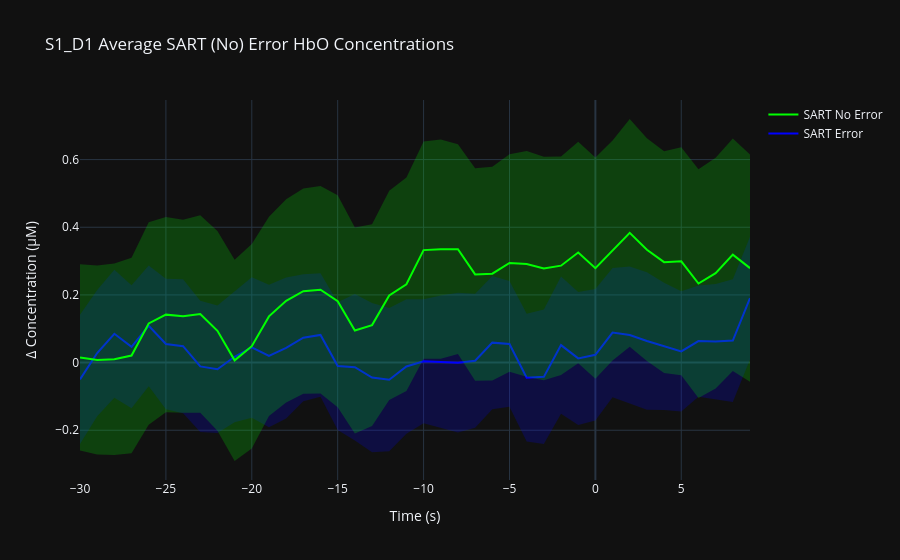
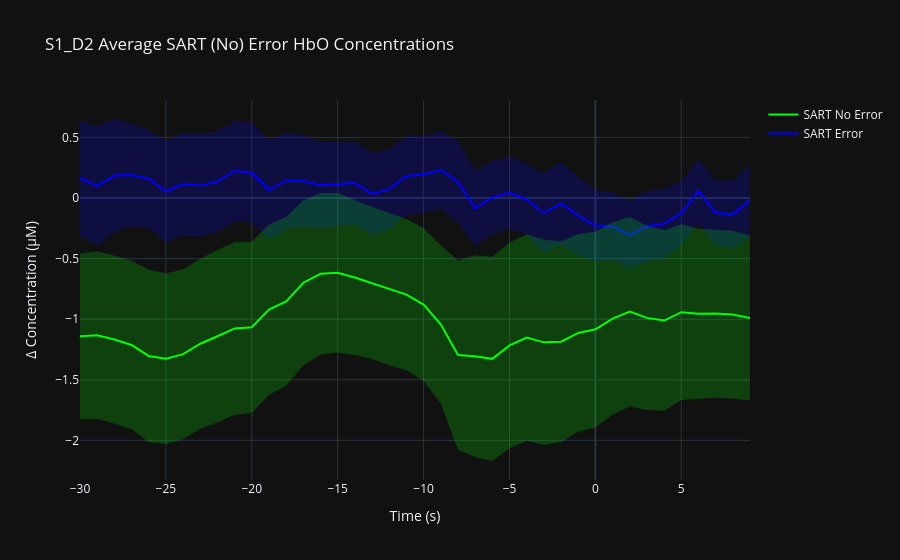
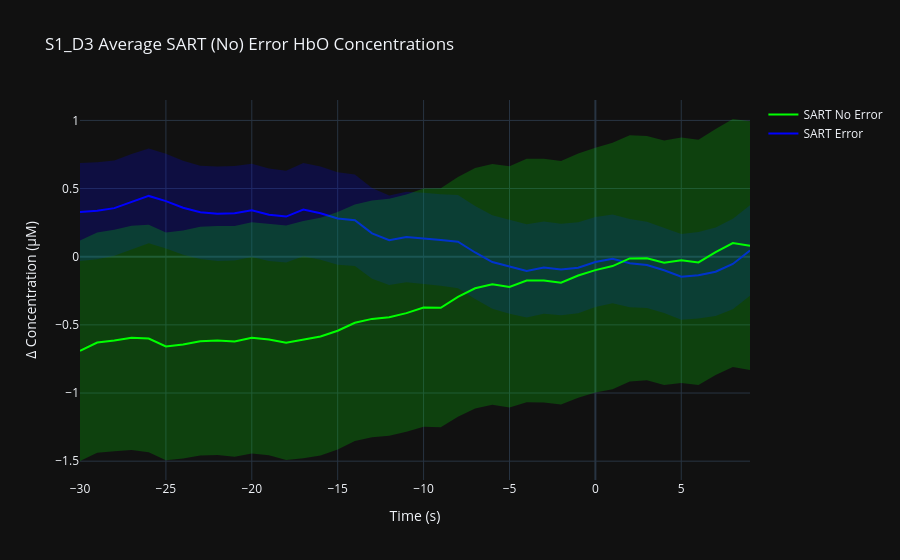
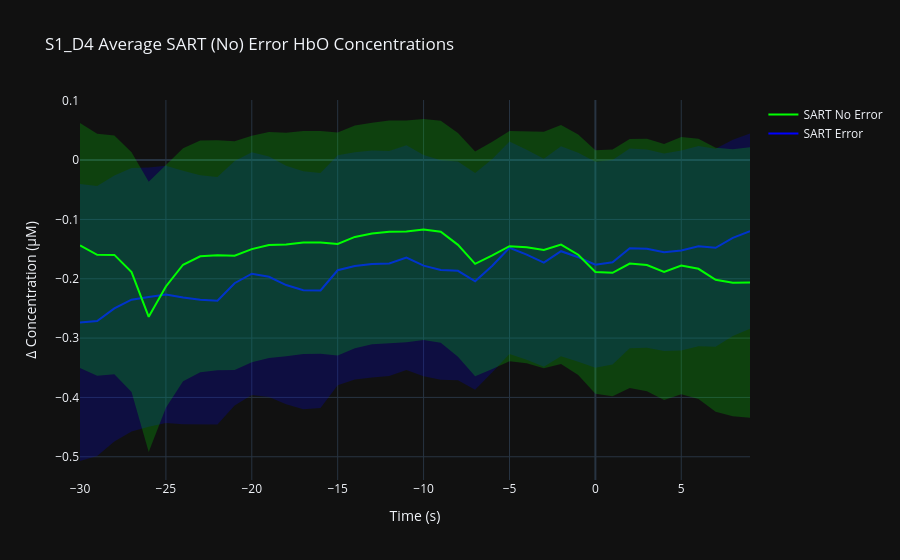

The notebook cell these images were saved under, in order:
### Markdown cell above
# Average SART (No) Error Epoch

Displays the average SART (No) Error epoch across the entire dataset ranging from -30s to 10s for each channel.

### Code cell
# Generate a set of time values in the epoch range to display
time = np.arange(-30, 10)

# Collect all SART (No) error epochs into two separate lists
no_error_epochs, error_epochs = utils.collect_epochs(datasets, range(-30, 10))

# Compute the average and sem of each SART (No) Error cell
error_group = pd.concat(error_epochs).groupby(level=0)
avg_sart_errors = error_group.mean().dropna()
sem_sart_errors = error_group.sem().dropna()

no_error_group = pd.concat(no_error_epochs).groupby(level=0)
avg_sart_no_errors = no_error_group.mean().dropna()
sem_sart_no_errors = no_error_group.sem().dropna()

for i, name in enumerate(MAPPINGS.keys()):
    fig = go.Figure()

    # Calculate the error mean and uncertainty
    error_mean = avg_sart_errors[f"{name} hbo"]
    error_sem = sem_sart_errors[f"{name} hbo"]

    upper_error = error_mean + error_sem
    lower_error = error_mean - error_sem

    # Display the error mean line
    fig.add_trace(go.Scatter(
        x=time,
        y=error_mean,
        mode='lines',
        name='SART Error',
        line=dict(color='rgb(0, 0, 255)'),
        hovertemplate='Time: %{x:.2f} s<br>Δ[HbO]: %{y:.4f} μM'
    ))

    # Display the error sem area
    fig.add_trace(go.Scatter(
        x=time,
        y=lower_error,
        mode='lines',
        showlegend=False,
        line=dict(color="rgba(0,0,0,0)"),
        hovertemplate='Time: %{x:.2f} s<br>Δ[HbO]: %{y:.4f} μM'
    ))
    fig.add_trace(go.Scatter(
        x=time,
        y=upper_error,
        mode='lines',
        fill='tonexty',
        showlegend=False,
        line=dict(color="rgba(0,0,0,0)"),
        fillcolor='rgba(0, 0, 255, 0.2)',
        hovertemplate='Time: %{x:.2f} s<br>Δ[HbO]: %{y:.4f} μM'
    ))

    # Calculate the no error mean and uncertainty
    no_error_mean = avg_sart_no_errors[f"{name} hbo"]
    no_error_sem = sem_sart_no_errors[f"{name} hbo"]

    upper_no_error = no_error_mean + no_error_sem
    lower_no_error = no_error_mean - no_error_sem

    # Display the no error mean line
    fig.add_trace(go.Scatter(
        x=time,
        y=no_error_mean,
        mode='lines',
        name='SART No Error',
        line=dict(color='rgb(0, 255, 0)'),
        hovertemplate='Time: %{x:.2f} s<br>Δ[HbO]: %{y:.4f} μM'
    ))

    # Display the no error sem area
    fig.add_trace(go.Scatter(
        x=time,
        y=lower_no_error,
        mode='lines',
        showlegend=False,
        line=dict(color="rgba(0,0,0,0)"),
        hovertemplate='Time: %{x:.2f} s<br>Δ[HbO]: %{y:.4f} μM'
    ))
    fig.add_trace(go.Scatter(
        x=time,
        y=upper_no_error,
        mode='lines',
        fill='tonexty',
        showlegend=False,
        line=dict(color="rgba(0,0,0,0)"),
        fillcolor='rgba(0, 255, 0, 0.2)',
        hovertemplate='Time: %{x:.2f} s<br>Δ[HbO]: %{y:.4f} μM'
    ))

    # Add title and metadata to plot
    fig.update_layout(
        title=f'{name.upper()} Average SART (No) Error HbO Concentrations',
        xaxis_title='Time (s)',
        yaxis_title='Δ Concentration (μM)',
        hovermode='x unified'
    )

    fig.show()

### Figure 1 — Plotly figure (JSON) as saved in the notebook; plotly's stock layout.template omitted (floating-point values rounded to 4 significant figures; data arrays with more than 128 entries replaced by an {"elided": "..."} marker saying what was removed)
{"data": [{"hovertemplate": "Time: %{x:.2f} s<br>Δ[HbO]: %{y:.4f} μM", "line": {"color": "rgb(0, 0, 255)"}, "mode": "lines", "name": "SART Error", "x": [-30, -29, -28, -27, -26, -25, -24, -23, -22, -21, -20, -19, -18, -17, -16, -15, -14, -13, -12, -11, -10, -9, -8, -7, -6, -5, -4, -3, -2, -1, 0, 1, 2, 3, 4, 5, 6, 7, 8, 9], "y": {"elided": "401 float values"}, "type": "scatter"}, {"hovertemplate": "Time: %{x:.2f} s<br>Δ[HbO]: %{y:.4f} μM", "line": {"color": "rgba(0,0,0,0)"}, "mode": "lines", "showlegend": false, "x": [-30, -29, -28, -27, -26, -25, -24, -23, -22, -21, -20, -19, -18, -17, -16, -15, -14, -13, -12, -11, -10, -9, -8, -7, -6, -5, -4, -3, -2, -1, 0, 1, 2, 3, 4, 5, 6, 7, 8, 9], "y": {"elided": "401 float values"}, "type": "scatter"}, {"fill": "tonexty", "fillcolor": "rgba(0, 0, 255, 0.2)", "hovertemplate": "Time: %{x:.2f} s<br>Δ[HbO]: %{y:.4f} μM", "line": {"color": "rgba(0,0,0,0)"}, "mode": "lines", "showlegend": false, "x": [-30, -29, -28, -27, -26, -25, -24, -23, -22, -21, -20, -19, -18, -17, -16, -15, -14, -13, -12, -11, -10, -9, -8, -7, -6, -5, -4, -3, -2, -1, 0, 1, 2, 3, 4, 5, 6, 7, 8, 9], "y": {"elided": "401 float values"}, "type": "scatter"}, {"hovertemplate": "Time: %{x:.2f} s<br>Δ[HbO]: %{y:.4f} μM", "line": {"color": "rgb(0, 255, 0)"}, "mode": "lines", "name": "SART No Error", "x": [-30, -29, -28, -27, -26, -25, -24, -23, -22, -21, -20, -19, -18, -17, -16, -15, -14, -13, -12, -11, -10, -9, -8, -7, -6, -5, -4, -3, -2, -1, 0, 1, 2, 3, 4, 5, 6, 7, 8, 9], "y": {"elided": "401 float values"}, "type": "scatter"}, {"hovertemplate": "Time: %{x:.2f} s<br>Δ[HbO]: %{y:.4f} μM", "line": {"color": "rgba(0,0,0,0)"}, "mode": "lines", "showlegend": false, "x": [-30, -29, -28, -27, -26, -25, -24, -23, -22, -21, -20, -19, -18, -17, -16, -15, -14, -13, -12, -11, -10, -9, -8, -7, -6, -5, -4, -3, -2, -1, 0, 1, 2, 3, 4, 5, 6, 7, 8, 9], "y": {"elided": "401 float values"}, "type": "scatter"}, {"fill": "tonexty", "fillcolor": "rgba(0, 255, 0, 0.2)", "hovertemplate": "Time: %{x:.2f} s<br>Δ[HbO]: %{y:.4f} μM", "line": {"color": "rgba(0,0,0,0)"}, "mode": "lines", "showlegend": false, "x": [-30, -29, -28, -27, -26, -25, -24, -23, -22, -21, -20, -19, -18, -17, -16, -15, -14, -13, -12, -11, -10, -9, -8, -7, -6, -5, -4, -3, -2, -1, 0, 1, 2, 3, 4, 5, 6, 7, 8, 9], "y": {"elided": "401 float values"}, "type": "scatter"}], "layout": {"title": {"text": "S1_D1 Average SART (No) Error HbO Concentrations"}, "xaxis": {"title": {"text": "Time (s)"}}, "yaxis": {"title": {"text": "Δ Concentration (μM)"}}, "hovermode": "x unified"}}

### Figure 2 — Plotly figure (JSON) as saved in the notebook; plotly's stock layout.template omitted (floating-point values rounded to 4 significant figures; data arrays with more than 128 entries replaced by an {"elided": "..."} marker saying what was removed)
{"data": [{"hovertemplate": "Time: %{x:.2f} s<br>Δ[HbO]: %{y:.4f} μM", "line": {"color": "rgb(0, 0, 255)"}, "mode": "lines", "name": "SART Error", "x": [-30, -29, -28, -27, -26, -25, -24, -23, -22, -21, -20, -19, -18, -17, -16, -15, -14, -13, -12, -11, -10, -9, -8, -7, -6, -5, -4, -3, -2, -1, 0, 1, 2, 3, 4, 5, 6, 7, 8, 9], "y": {"elided": "401 float values"}, "type": "scatter"}, {"hovertemplate": "Time: %{x:.2f} s<br>Δ[HbO]: %{y:.4f} μM", "line": {"color": "rgba(0,0,0,0)"}, "mode": "lines", "showlegend": false, "x": [-30, -29, -28, -27, -26, -25, -24, -23, -22, -21, -20, -19, -18, -17, -16, -15, -14, -13, -12, -11, -10, -9, -8, -7, -6, -5, -4, -3, -2, -1, 0, 1, 2, 3, 4, 5, 6, 7, 8, 9], "y": {"elided": "401 float values"}, "type": "scatter"}, {"fill": "tonexty", "fillcolor": "rgba(0, 0, 255, 0.2)", "hovertemplate": "Time: %{x:.2f} s<br>Δ[HbO]: %{y:.4f} μM", "line": {"color": "rgba(0,0,0,0)"}, "mode": "lines", "showlegend": false, "x": [-30, -29, -28, -27, -26, -25, -24, -23, -22, -21, -20, -19, -18, -17, -16, -15, -14, -13, -12, -11, -10, -9, -8, -7, -6, -5, -4, -3, -2, -1, 0, 1, 2, 3, 4, 5, 6, 7, 8, 9], "y": {"elided": "401 float values"}, "type": "scatter"}, {"hovertemplate": "Time: %{x:.2f} s<br>Δ[HbO]: %{y:.4f} μM", "line": {"color": "rgb(0, 255, 0)"}, "mode": "lines", "name": "SART No Error", "x": [-30, -29, -28, -27, -26, -25, -24, -23, -22, -21, -20, -19, -18, -17, -16, -15, -14, -13, -12, -11, -10, -9, -8, -7, -6, -5, -4, -3, -2, -1, 0, 1, 2, 3, 4, 5, 6, 7, 8, 9], "y": {"elided": "401 float values"}, "type": "scatter"}, {"hovertemplate": "Time: %{x:.2f} s<br>Δ[HbO]: %{y:.4f} μM", "line": {"color": "rgba(0,0,0,0)"}, "mode": "lines", "showlegend": false, "x": [-30, -29, -28, -27, -26, -25, -24, -23, -22, -21, -20, -19, -18, -17, -16, -15, -14, -13, -12, -11, -10, -9, -8, -7, -6, -5, -4, -3, -2, -1, 0, 1, 2, 3, 4, 5, 6, 7, 8, 9], "y": {"elided": "401 float values"}, "type": "scatter"}, {"fill": "tonexty", "fillcolor": "rgba(0, 255, 0, 0.2)", "hovertemplate": "Time: %{x:.2f} s<br>Δ[HbO]: %{y:.4f} μM", "line": {"color": "rgba(0,0,0,0)"}, "mode": "lines", "showlegend": false, "x": [-30, -29, -28, -27, -26, -25, -24, -23, -22, -21, -20, -19, -18, -17, -16, -15, -14, -13, -12, -11, -10, -9, -8, -7, -6, -5, -4, -3, -2, -1, 0, 1, 2, 3, 4, 5, 6, 7, 8, 9], "y": {"elided": "401 float values"}, "type": "scatter"}], "layout": {"title": {"text": "S1_D2 Average SART (No) Error HbO Concentrations"}, "xaxis": {"title": {"text": "Time (s)"}}, "yaxis": {"title": {"text": "Δ Concentration (μM)"}}, "hovermode": "x unified"}}

### Figure 3 — Plotly figure (JSON) as saved in the notebook; plotly's stock layout.template omitted (floating-point values rounded to 4 significant figures; data arrays with more than 128 entries replaced by an {"elided": "..."} marker saying what was removed)
{"data": [{"hovertemplate": "Time: %{x:.2f} s<br>Δ[HbO]: %{y:.4f} μM", "line": {"color": "rgb(0, 0, 255)"}, "mode": "lines", "name": "SART Error", "x": [-30, -29, -28, -27, -26, -25, -24, -23, -22, -21, -20, -19, -18, -17, -16, -15, -14, -13, -12, -11, -10, -9, -8, -7, -6, -5, -4, -3, -2, -1, 0, 1, 2, 3, 4, 5, 6, 7, 8, 9], "y": {"elided": "401 float values"}, "type": "scatter"}, {"hovertemplate": "Time: %{x:.2f} s<br>Δ[HbO]: %{y:.4f} μM", "line": {"color": "rgba(0,0,0,0)"}, "mode": "lines", "showlegend": false, "x": [-30, -29, -28, -27, -26, -25, -24, -23, -22, -21, -20, -19, -18, -17, -16, -15, -14, -13, -12, -11, -10, -9, -8, -7, -6, -5, -4, -3, -2, -1, 0, 1, 2, 3, 4, 5, 6, 7, 8, 9], "y": {"elided": "401 float values"}, "type": "scatter"}, {"fill": "tonexty", "fillcolor": "rgba(0, 0, 255, 0.2)", "hovertemplate": "Time: %{x:.2f} s<br>Δ[HbO]: %{y:.4f} μM", "line": {"color": "rgba(0,0,0,0)"}, "mode": "lines", "showlegend": false, "x": [-30, -29, -28, -27, -26, -25, -24, -23, -22, -21, -20, -19, -18, -17, -16, -15, -14, -13, -12, -11, -10, -9, -8, -7, -6, -5, -4, -3, -2, -1, 0, 1, 2, 3, 4, 5, 6, 7, 8, 9], "y": {"elided": "401 float values"}, "type": "scatter"}, {"hovertemplate": "Time: %{x:.2f} s<br>Δ[HbO]: %{y:.4f} μM", "line": {"color": "rgb(0, 255, 0)"}, "mode": "lines", "name": "SART No Error", "x": [-30, -29, -28, -27, -26, -25, -24, -23, -22, -21, -20, -19, -18, -17, -16, -15, -14, -13, -12, -11, -10, -9, -8, -7, -6, -5, -4, -3, -2, -1, 0, 1, 2, 3, 4, 5, 6, 7, 8, 9], "y": {"elided": "401 float values"}, "type": "scatter"}, {"hovertemplate": "Time: %{x:.2f} s<br>Δ[HbO]: %{y:.4f} μM", "line": {"color": "rgba(0,0,0,0)"}, "mode": "lines", "showlegend": false, "x": [-30, -29, -28, -27, -26, -25, -24, -23, -22, -21, -20, -19, -18, -17, -16, -15, -14, -13, -12, -11, -10, -9, -8, -7, -6, -5, -4, -3, -2, -1, 0, 1, 2, 3, 4, 5, 6, 7, 8, 9], "y": {"elided": "401 float values"}, "type": "scatter"}, {"fill": "tonexty", "fillcolor": "rgba(0, 255, 0, 0.2)", "hovertemplate": "Time: %{x:.2f} s<br>Δ[HbO]: %{y:.4f} μM", "line": {"color": "rgba(0,0,0,0)"}, "mode": "lines", "showlegend": false, "x": [-30, -29, -28, -27, -26, -25, -24, -23, -22, -21, -20, -19, -18, -17, -16, -15, -14, -13, -12, -11, -10, -9, -8, -7, -6, -5, -4, -3, -2, -1, 0, 1, 2, 3, 4, 5, 6, 7, 8, 9], "y": {"elided": "401 float values"}, "type": "scatter"}], "layout": {"title": {"text": "S1_D3 Average SART (No) Error HbO Concentrations"}, "xaxis": {"title": {"text": "Time (s)"}}, "yaxis": {"title": {"text": "Δ Concentration (μM)"}}, "hovermode": "x unified"}}

### Figure 4 — Plotly figure (JSON) as saved in the notebook; plotly's stock layout.template omitted (floating-point values rounded to 4 significant figures; data arrays with more than 128 entries replaced by an {"elided": "..."} marker saying what was removed)
{"data": [{"hovertemplate": "Time: %{x:.2f} s<br>Δ[HbO]: %{y:.4f} μM", "line": {"color": "rgb(0, 0, 255)"}, "mode": "lines", "name": "SART Error", "x": [-30, -29, -28, -27, -26, -25, -24, -23, -22, -21, -20, -19, -18, -17, -16, -15, -14, -13, -12, -11, -10, -9, -8, -7, -6, -5, -4, -3, -2, -1, 0, 1, 2, 3, 4, 5, 6, 7, 8, 9], "y": {"elided": "401 float values"}, "type": "scatter"}, {"hovertemplate": "Time: %{x:.2f} s<br>Δ[HbO]: %{y:.4f} μM", "line": {"color": "rgba(0,0,0,0)"}, "mode": "lines", "showlegend": false, "x": [-30, -29, -28, -27, -26, -25, -24, -23, -22, -21, -20, -19, -18, -17, -16, -15, -14, -13, -12, -11, -10, -9, -8, -7, -6, -5, -4, -3, -2, -1, 0, 1, 2, 3, 4, 5, 6, 7, 8, 9], "y": {"elided": "401 float values"}, "type": "scatter"}, {"fill": "tonexty", "fillcolor": "rgba(0, 0, 255, 0.2)", "hovertemplate": "Time: %{x:.2f} s<br>Δ[HbO]: %{y:.4f} μM", "line": {"color": "rgba(0,0,0,0)"}, "mode": "lines", "showlegend": false, "x": [-30, -29, -28, -27, -26, -25, -24, -23, -22, -21, -20, -19, -18, -17, -16, -15, -14, -13, -12, -11, -10, -9, -8, -7, -6, -5, -4, -3, -2, -1, 0, 1, 2, 3, 4, 5, 6, 7, 8, 9], "y": {"elided": "401 float values"}, "type": "scatter"}, {"hovertemplate": "Time: %{x:.2f} s<br>Δ[HbO]: %{y:.4f} μM", "line": {"color": "rgb(0, 255, 0)"}, "mode": "lines", "name": "SART No Error", "x": [-30, -29, -28, -27, -26, -25, -24, -23, -22, -21, -20, -19, -18, -17, -16, -15, -14, -13, -12, -11, -10, -9, -8, -7, -6, -5, -4, -3, -2, -1, 0, 1, 2, 3, 4, 5, 6, 7, 8, 9], "y": {"elided": "401 float values"}, "type": "scatter"}, {"hovertemplate": "Time: %{x:.2f} s<br>Δ[HbO]: %{y:.4f} μM", "line": {"color": "rgba(0,0,0,0)"}, "mode": "lines", "showlegend": false, "x": [-30, -29, -28, -27, -26, -25, -24, -23, -22, -21, -20, -19, -18, -17, -16, -15, -14, -13, -12, -11, -10, -9, -8, -7, -6, -5, -4, -3, -2, -1, 0, 1, 2, 3, 4, 5, 6, 7, 8, 9], "y": {"elided": "401 float values"}, "type": "scatter"}, {"fill": "tonexty", "fillcolor": "rgba(0, 255, 0, 0.2)", "hovertemplate": "Time: %{x:.2f} s<br>Δ[HbO]: %{y:.4f} μM", "line": {"color": "rgba(0,0,0,0)"}, "mode": "lines", "showlegend": false, "x": [-30, -29, -28, -27, -26, -25, -24, -23, -22, -21, -20, -19, -18, -17, -16, -15, -14, -13, -12, -11, -10, -9, -8, -7, -6, -5, -4, -3, -2, -1, 0, 1, 2, 3, 4, 5, 6, 7, 8, 9], "y": {"elided": "401 float values"}, "type": "scatter"}], "layout": {"title": {"text": "S1_D4 Average SART (No) Error HbO Concentrations"}, "xaxis": {"title": {"text": "Time (s)"}}, "yaxis": {"title": {"text": "Δ Concentration (μM)"}}, "hovermode": "x unified"}}
